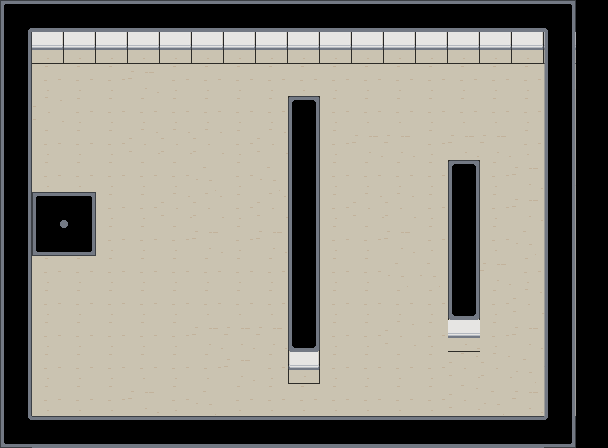

The image is a tile-based game level rendered from a .tmx file. Its description and complete source (layers, tilesets, objects, tile grids) follow:
An orthogonal 19x14 tile map with 32x32 px tiles, 2 tile layers (Floor, Collision).

<map version="1.0" orientation="orthogonal" renderorder="right-down" width="19" height="14" tilewidth="32" tileheight="32" nextobjectid="1">
 <tileset firstgid="1" name="main" tilewidth="32" tileheight="32" tilecount="200" columns="10">
  <image source="../images/myFirstTileSet.png" width="320" height="640" />
 </tileset>
 <layer name="Floor" width="19" height="14">
  <data encoding="csv">
0,0,0,0,0,0,0,0,0,0,0,0,0,0,0,0,0,0,0,
0,128,128,128,128,128,128,128,128,128,128,128,128,128,128,128,128,126,0,
0,138,138,138,139,138,138,138,138,138,138,138,138,138,138,138,138,148,0,
0,148,138,138,138,138,138,138,138,0,138,138,138,138,138,138,138,138,0,
0,138,138,138,148,148,148,138,148,0,138,139,139,138,139,139,138,138,0,
0,138,138,138,138,138,149,138,149,0,138,138,138,138,0,138,139,148,0,
0,0,0,138,138,148,148,138,148,0,138,148,148,138,0,138,139,149,0,
0,0,0,138,138,138,139,138,139,0,138,138,139,138,0,138,149,149,0,
0,138,138,138,138,138,138,138,138,0,138,138,149,149,0,139,138,138,0,
0,138,138,138,138,138,138,138,138,0,138,138,138,138,0,138,148,138,0,
0,138,138,138,138,138,139,139,139,0,138,138,148,138,127,138,139,138,0,
0,138,138,138,138,138,138,139,138,155,138,138,138,138,148,148,149,139,0,
0,138,138,138,139,138,149,138,138,138,138,138,138,138,148,149,139,149,0,
0,0,0,0,0,0,0,0,0,0,0,0,0,0,0,0,0,0,0
</data>
 </layer>
 <layer name="Collision" width="19" height="14">
  <properties>
   <property name="Collidable" type="bool" value="true" />
  </properties>
  <data encoding="csv">
38,114,114,114,114,114,114,114,114,114,114,114,114,114,114,114,114,39,0,
95,0,0,0,0,0,0,0,0,0,0,0,0,0,0,0,0,135,0,
95,0,0,0,0,0,0,0,0,0,0,0,0,0,0,0,0,135,0,
95,0,0,0,0,0,0,0,0,85,0,0,0,0,0,0,0,135,0,
95,0,0,0,0,0,0,0,0,95,0,0,0,0,0,0,0,135,0,
95,0,0,0,0,0,0,0,0,95,0,0,0,0,85,0,0,135,0,
95,38,39,0,0,0,0,0,0,95,0,0,0,0,95,0,0,135,0,
95,48,49,0,0,0,0,0,0,95,0,0,0,0,95,0,0,135,0,
95,0,0,0,0,0,0,0,0,95,0,0,0,0,95,0,0,135,0,
95,0,0,0,0,0,0,0,0,95,0,0,0,0,145,0,0,135,0,
95,0,0,0,0,0,0,0,0,145,0,0,0,0,0,0,0,135,0,
95,0,0,0,0,0,0,0,0,0,0,0,0,0,0,0,0,135,0,
95,0,0,0,0,0,0,0,0,0,0,0,0,0,0,0,0,135,0,
48,113,113,113,113,113,113,113,113,113,113,113,113,113,113,113,113,49,0
</data>
 </layer>
</map>